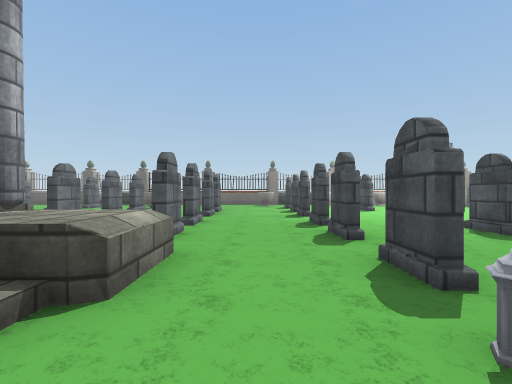
[1] (above)

24 first-person views from a walk through a 3-D level made in the Unity game engine. The camera is 0.72 m above the floor, looks level and sees 85° across. Doors are open. The floor is counted in squares, 1 m on a side. Each view is taken from the middle of a square. On the plan, view 1 faces up. The plan holds only what a view shows up to about 10 squares ahead; the rest is blank. The place goes on beyond the plan. The player character is not drawn. Some surface patterns are stand-ins.

[2]
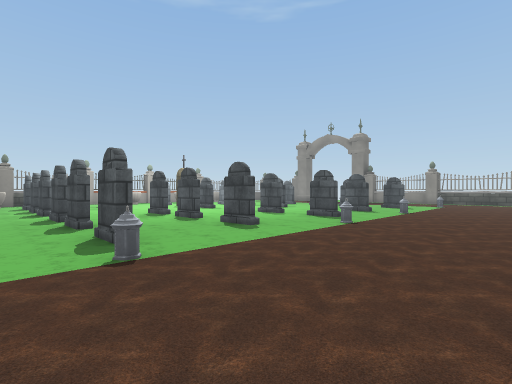

[3]
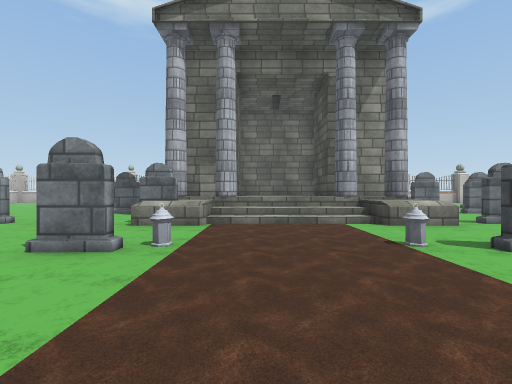

[4]
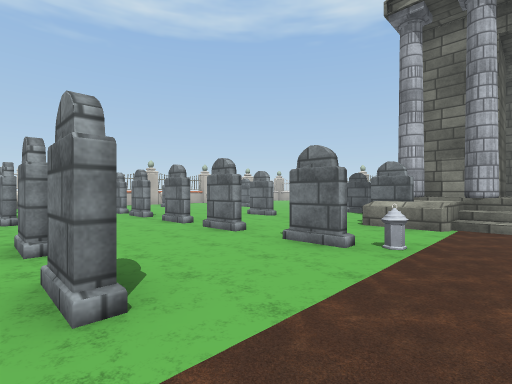

[5]
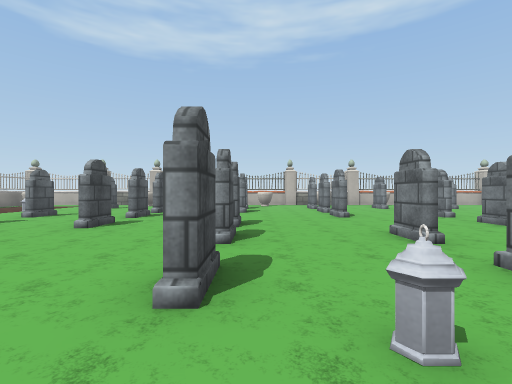

[6]
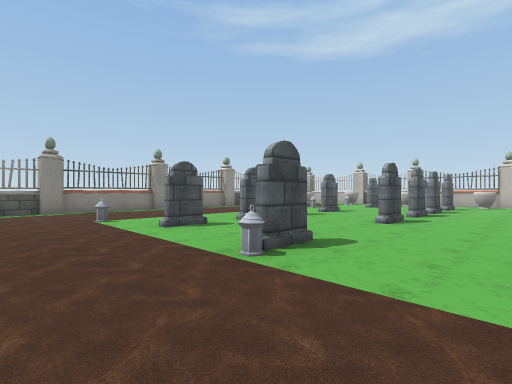

[7]
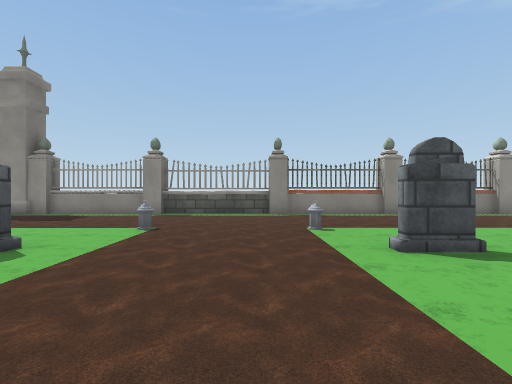

[8]
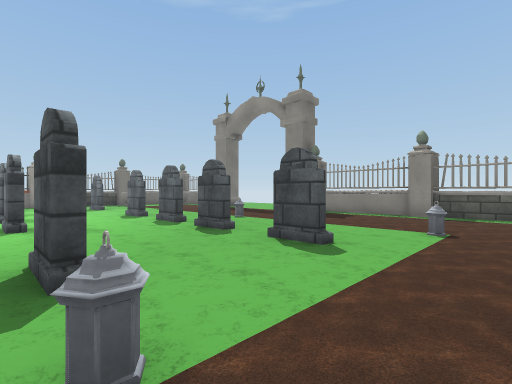

[9]
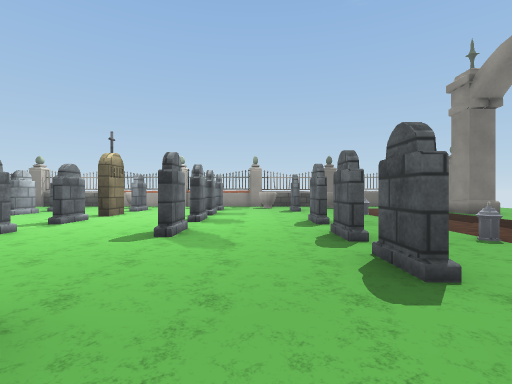

[10]
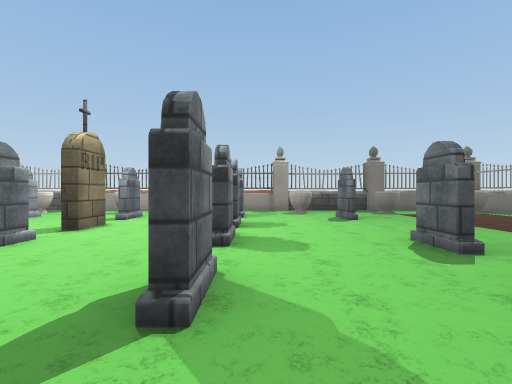

[11]
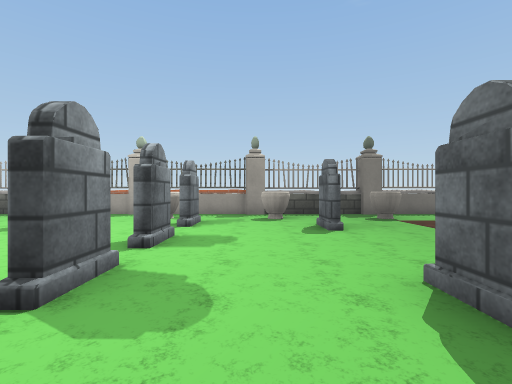

[12]
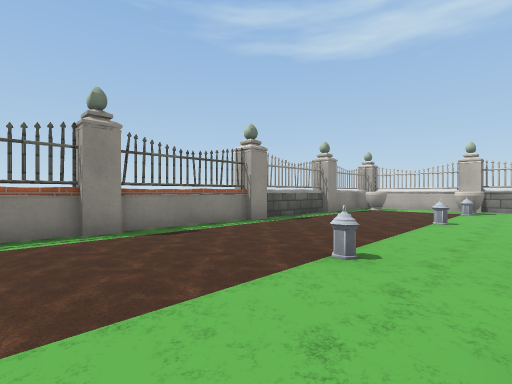

[13]
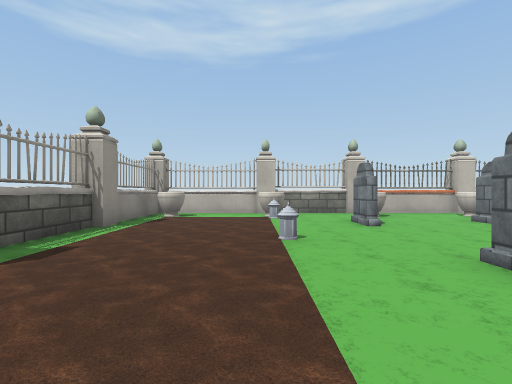

[14]
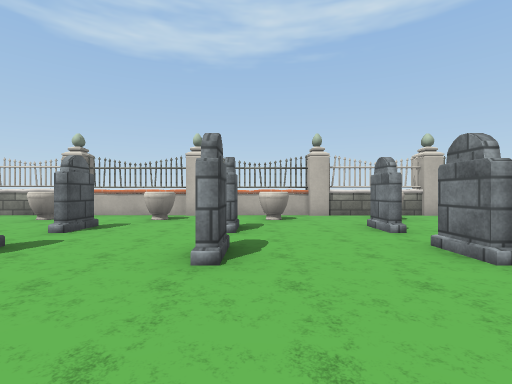

[15]
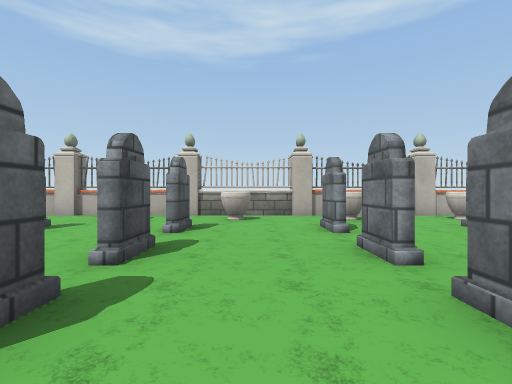

[16]
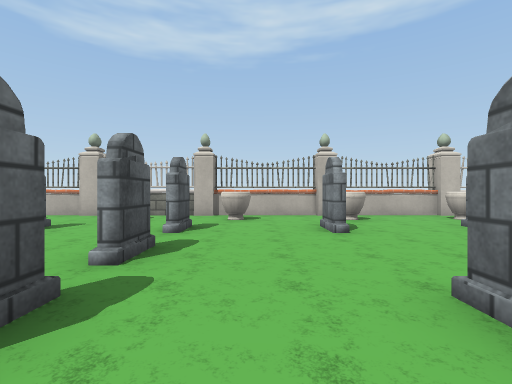

[17]
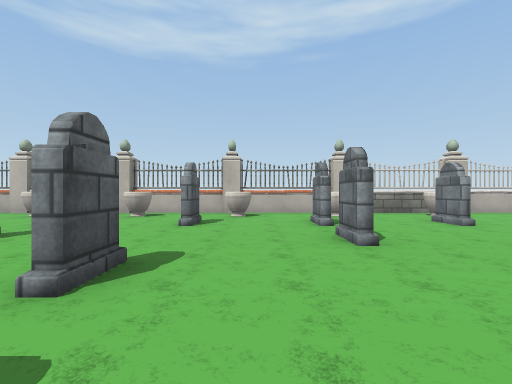

[18]
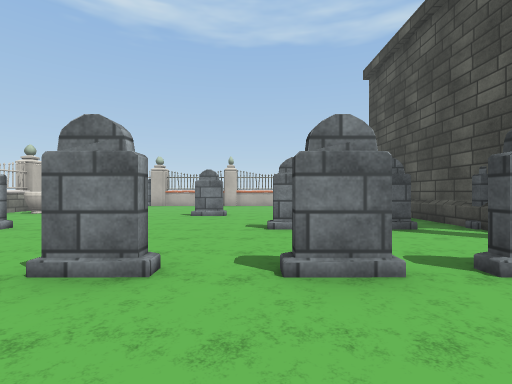

[19]
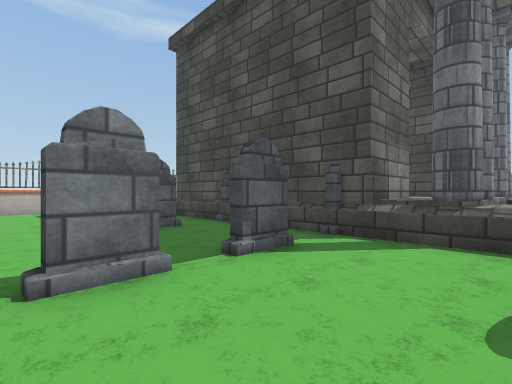

[20]
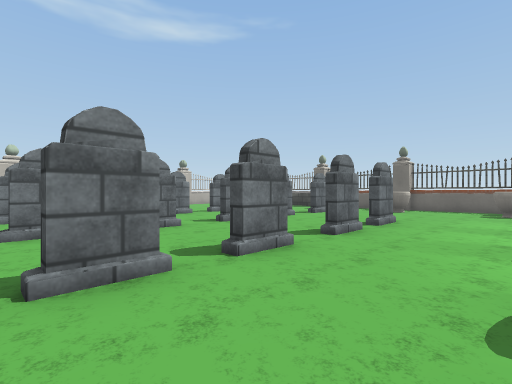

[21]
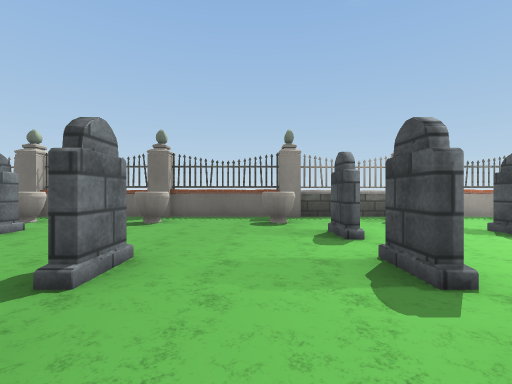

[22]
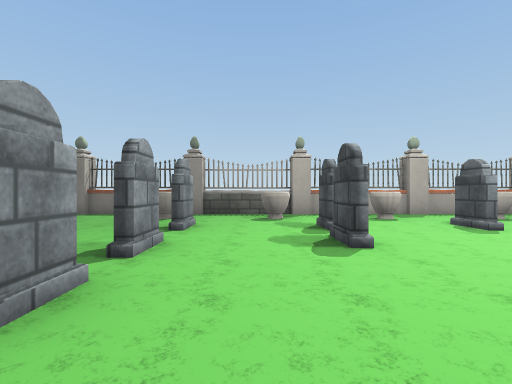

[23]
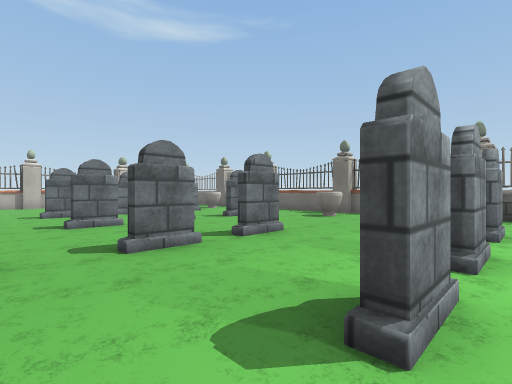

[24]
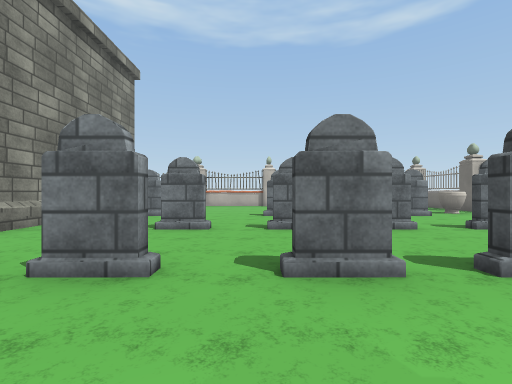

### Floor plan
Points are (right, up) in squares from view 1. A wall is a line through its corners. A room is listed if a view was taken in it or the views show most of it. See-through windows are left out.
Room 1 (views 1, 2, 3, 4, 5, 6, 7, 8, 9, 10, 11, 12, 13, 14, 15, 16, 17, 18, 19, 20, 21, 22, 23, 24)
walls: (-3.9, -1.6) (-3.9, -2.6); (-3.9, 2.5) (-3.9, 1.3); (-5.4, -3.5) (-6.5, -3.5); (19.1, -2.1) (19.1, -1.4); (19.1, 2.1) (19.1, 2.7); (19.3, -1.5) (19.3, 2.1); (19.3, 2.6) (19.3, 5.9); (19.3, -5.2) (19.3, -2); (19.1, 5.8) (19.1, 6.5); (19.1, -5.9) (19.1, -5.2); (19.4, -5.2) (19.5, -4.3); (4.8, 15.9) (4.1, 15.9); (19.3, -9) (19.3, -5.7); (8.6, 15.9) (7.9, 15.9); (4.3, 16.1) (1.3, 16.1); (8, 16.1) (4.8, 16.1); (19.1, -9.6) (19.1, -9); (1.4, 15.9) (0.6, 15.9); (4.6, -16.5) (5.4, -16.5); (8.5, -16.5) (9.1, -16.5); (5.2, -16.7) (8.6, -16.7); (0.8, 16.1) (-2.5, 16.1); (9, -16.7) (12.1, -16.7); (11.8, 16.1) (8.6, 16.1); (12.4, 15.9) (11.6, 15.9); (1.9, -16.7) (4.9, -16.7); (-0.2, -16.5) (1.9, -16.5); (-2.5, 15.9) (-3.1, 15.9); (12.9, -16.7) (15.7, -16.7); (19.3, -12.7) (19.3, -9.7); (-3.1, 16.1) (-3.9, 16.1); (-2, -16.7) (1.4, -16.7); (-2.5, -16.5) (-1.9, -16.5); (15.5, 16.1) (12.3, 16.1); (19.1, -13.4) (19.1, -12.7); (16.1, 15.9) (15.4, 15.9); (15.3, -16.5) (16, -16.5); (15.9, -16.7) (19.3, -16.7) (19.3, -15.4); (19.3, -14.5) (19.3, -13.6); (17.9, 16.1) (16.1, 16.1); (-6.2, 15.9) (-6.8, 15.9); (-5.6, -16.7) (-2.4, -16.7); (-6.2, -16.5) (-5.6, -16.5); (18.3, -16.5) (19.8, -16.5); (-8.5, -16.7) (-6.3, -16.7)
low walls: (-1, 3) (-1, 2.4); (-2.5, 0.5) (-2.5, -1.5)
ways out: open door at (-4, 0)
objects: other object (-8, -15); other object (-8, -14) to (-8, -13); other object (-8, -10) to (-8, -9); other object (-8, -6) to (-8, -5); other object (-8, -3) to (-7, -3); other object (-8, 5); other object (-8, 9); other object (-8, 10) to (-8, 11); other object (-8, 13); other object (-8, 15); other object (-6, -16) to (-5, -15); other object (-6, 14) to (-5, 15); other object (-5, -14) to (-5, -13); other object (-5, -11); other object (-5, -7); other object (-5, -6) to (-5, -5); other object (-5, -3) to (-4, -3); other object (-5, 5); other object (-5, 6) to (-5, 7); other object (-5, 9); other object (-5, 10) to (-5, 11); other object (-5, 13); other object (-3, -16) to (-2, -15); other object (-3, -3); other object (-3, -2); other object (-3, 1) to (-3, 2); other object (-3, 3); other object (-3, 14) to (-2, 15); other object (-2, -14) to (-2, -13); other object (-2, -10) to (-2, -9); other object (-2, -7); other object (-2, -6) to (-2, -5); other object (-2, 5); other object (-2, 6) to (-2, 7); other object (-2, 9); other object (-2, 10) to (-2, 11); other object (-1, -3); other object (0, -16) to (1, -15); other object (0, 14) to (1, 15); other object (1, -14) to (1, -13); other object (1, -11); other object (1, -10) to (1, -9); other object (1, -7); other object (1, -6) to (1, -5); other object (1, -3); other object (1, -2); other object (1, 1); other object (1, 2) to (1, 3); other object (1, 5); other object (1, 6) to (1, 7); other object (1, 9); other object (1, 10) to (1, 11); other object (1, 13); other object (3, -16) to (4, -15); other object (3, 14) to (4, 15); other object (4, -14) to (4, -13); other object (4, -11); other object (4, -10) to (4, -9); other object (4, -6) to (4, -5); other object (4, -3); other object (4, 3); other object (4, 5); other object (4, 7); other object (4, 11); other object (4, 13); other object (6, -16) to (7, -15); other object (6, -2); other object (6, 1); other object (6, 14) to (7, 15); other object (7, -14) to (7, -13); other object (7, -11); other object (7, -7); other object (7, -6) to (7, -5); other object (7, -3); other object (7, 2) to (7, 3); other object (7, 5); other object (7, 6) to (7, 7); other object (7, 9); other object (7, 11); other object (7, 13); other object (9, -16) to (10, -15); other object (9, 14) to (10, 15); other object (10, -14) to (10, -13); other object (10, -11); other object (10, -10) to (10, -9); other object (10, -7); other object (10, -3); other object (10, -2); other object (10, 1); other object (10, 3); other object (10, 7); other object (10, 9); other object (10, 11); other object (10, 13); other object (12, -16) to (13, -15); other object (12, 14) to (13, 15); other object (13, -14) to (13, -13); other object (13, -10) to (13, -9); other object (13, -6) to (13, -5); other object (13, -3); other object (13, 2) to (13, 3); other object (13, 5); other object (13, 6) to (13, 7); other object (13, 9); other object (13, 13); other object (15, -16); other object (15, -15) to (16, -15); other object (15, -11); other object (15, -7); other object (15, -2); other object (15, 1); other object (15, 6); other object (15, 11); other object (15, 14) to (16, 15); other object (18, -15) to (19, -15); other object (18, 15) to (19, 15); other object (19, 7) to (20, 7); other object (19, 11) to (20, 11)

Where each view was taken, in squares from view 1:
view 1: 0 up, 0 right, facing up
view 2: 2 down, 0 right, facing up-right
view 3: 1 down, 5 right, facing left
view 4: 1 down, 5 right, facing down-left
view 5: 1 down, 7 right, facing down
view 6: 0 up, 8 right, facing down-right
view 7: 1 down, 10 right, facing right
view 8: 0 up, 10 right, facing up-right
view 9: 2 up, 12 right, facing up
view 10: 5 up, 11 right, facing up
view 11: 7 up, 12 right, facing up
view 12: 4 down, 14 right, facing down-right
view 13: 7 down, 16 right, facing down
view 14: 8 down, 7 right, facing down
view 15: 8 down, 3 right, facing down
view 16: 8 down, 0 right, facing down
view 17: 7 down, 3 left, facing down
view 18: 8 down, 1 right, facing left
view 19: 8 down, 2 left, facing up-left
view 20: 4 up, 1 right, facing up-left
view 21: 8 up, 0 right, facing up
view 22: 7 up, 3 right, facing up
view 23: 7 up, 2 right, facing up-left
view 24: 8 up, 1 right, facing left
